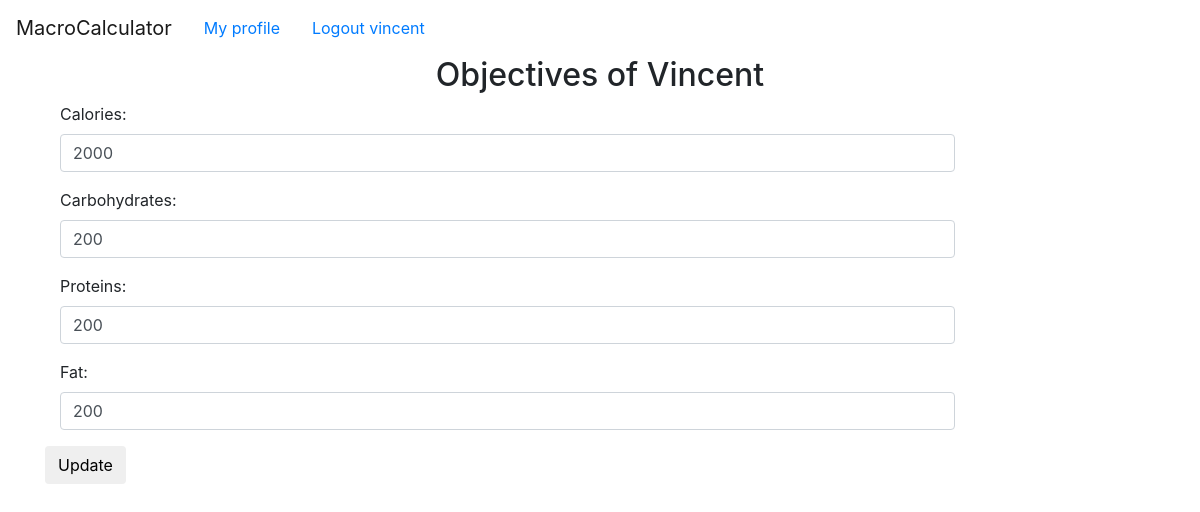
/profile/1/objective/ (signed in), run on the app's committed database.
### app_1/models.py (models this page shows)
class Profile(models.Model):
    user = models.OneToOneField(User, on_delete=models.CASCADE, primary_key=True)
    date_birth = models.DateField(null=True)
    country = models.CharField(null=True, max_length=30)
    city = models.CharField(null=True, max_length=30)
    cp = models.IntegerField(null=True)
    tags = models.CharField(null=True, max_length=180)

class Objective(models.Model):
    usuario = models.ForeignKey(Profile, on_delete=models.CASCADE)
    calories_obj = models.IntegerField()
    carbs_obj = models.IntegerField()
    protein_obj = models.IntegerField()
    fat_obj = models.IntegerField()

### app_1/views.py (the view, shortened to what this page needs)
# urls.py: re_path(r'^profile/(?P<user_id>[0-9]+)/objective/$', views.objective, name='objective'),
def objective(request, user_id):
    profile = get_object_or_404(Profile, pk=user_id)
    try:
        obj = Objective.objects.get(usuario=profile)
    except Exception as e:
        obj = None
    context = {'profile': profile, 'objective': obj}
    return render(request, 'app_1/user_objectives.html', context)

### app_1/templates/app_1/user_objectives.html (shortened to what this page needs)
{% extends "base_generic.html" %}
{% block content %}
    <div class="container">
        <div class="col-sm-12 text-center">
            <h2>Objectives of {{ profile.user.first_name }}</h2>
        </div>
    {% if objective != None %}
    <form action="" method="post">
        <div class="form-group">
            <label class="control-label col-sm-2" for="calories">Calories:</label>
            <div class="col-sm-10">
                <input class="form-control" type="number" name="calories" id="calories" min="1000" max="15000" value="{{ objective.calories_obj }}" />
            </div>
        </div>
        <div class="form-group">
            <label class="control-label col-sm-2" for="carbs">Carbohydrates:</label>
            <div class="col-sm-10">
                <input class="form-control" type="number" name="carbs" id="carbs" min="100" max="3000" value="{{ objective.carbs_obj }}" />
            </div>
        </div>
        <div class="form-group">
            <label class="control-label col-sm-2" for="protein">Proteins:</label>
            <div class="col-sm-10">
                <input class="form-control" type="number" name="protein" id="protein" min="30" max="1000" value="{{ objective.protein_obj }}" />
            </div>
        </div>
        <div class="form-group">
            <label class="control-label col-sm-2" for="fat">Fat:</label>
            <div class="col-sm-10">
                <input class="form-control" type="number" name="fat" id="fat" min="30" max="1000" value="{{ objective.fat_obj }}" />
            </div>
        </div>
        <button type="submit" class="btn btn-default">Update</button>
    </form>
    {% endif %}
{% endblock %}

### app_1/templates/base_generic.html (shortened to what this page needs)
<!DOCTYPE html>
<html lang="en">
<head>
    <link rel="stylesheet" href="https://maxcdn.bootstrapcdn.com/bootstrap/4.0.0-beta.2/css/bootstrap.min.css"
>
    <link rel="stylesheet" type="text/css" href="//cdn.datatables.net/1.10.16/css/jquery.dataTables.css">
    {% load static %}
</head>
<body>
<header>
    <nav class="navbar navbar-expand navbar-light bg-faded">
        <a class="navbar-brand" href="{% url 'app_1:home' %}">MacroCalculator</a>
        {% if request.user.is_authenticated %}
        <a class="nav-link" href="/profile">My profile</a>
        <a class="nav-link" href="/logout">Logout {{ request.user.username }}</a>
        {% endif %}
    </nav>
</header>
{% block content %}{% endblock %}
</body>
</html>

### data on the page
Profile: user.first_name "Vincent"
Objective: calories "2000", carbs "200", protein "200", fat "200"

### other printed values
{{ request.user.username }} "vincent"
